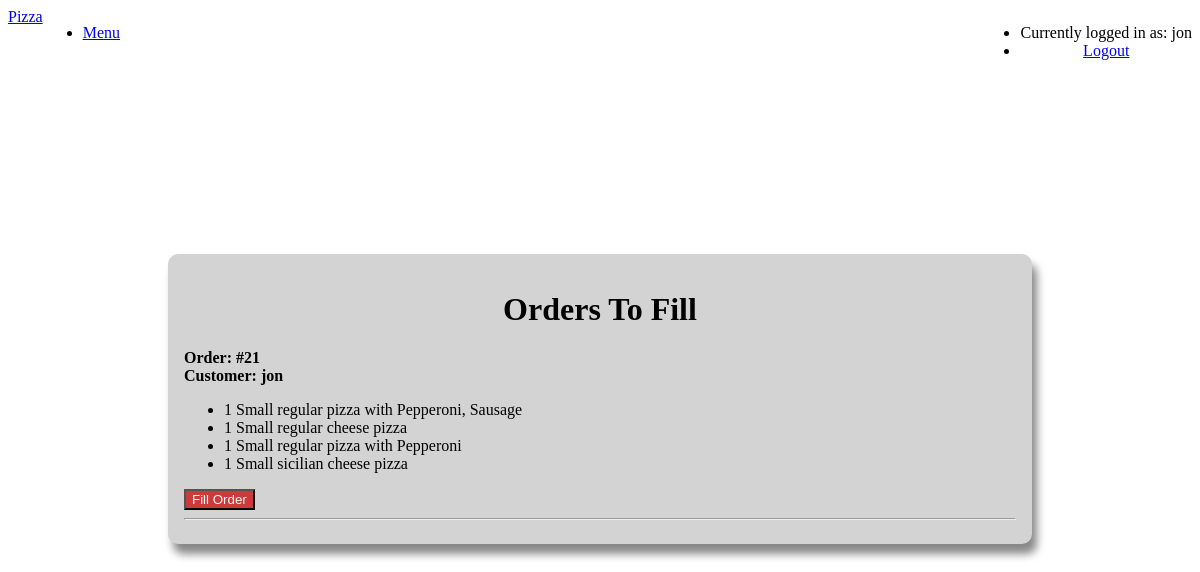
Before: /fill (signed in) with the older database file.
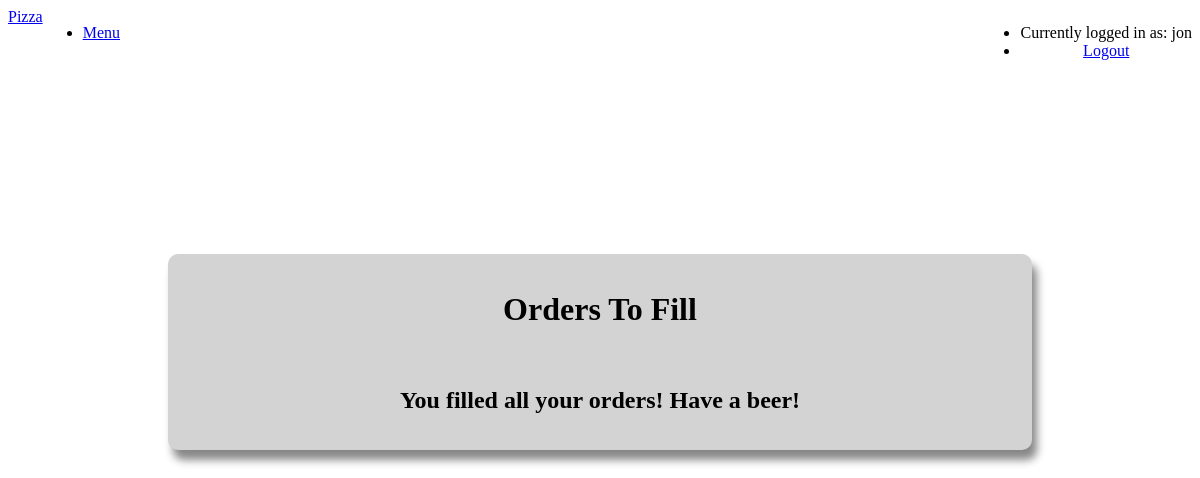
After: the same page with the newer database file.
### orders/models.py (models this page shows, shortened)
class Cart(models.Model):
    user = models.CharField(max_length=64) # will be propogated with session username
    regulars = models.ManyToManyField(RegularItem, blank=True, related_name="regulars")
    sicilians = models.ManyToManyField(SicilianItem, blank=True, related_name="sicilians")
    pastas = models.ManyToManyField(Pasta, blank=True, related_name="pastas")
    ordered = models.BooleanField(default=False)
    completed = models.BooleanField(default=False)

class RegularItem(models.Model):
    regular = models.ForeignKey(Regular, on_delete=models.CASCADE)
    toppings = models.ManyToManyField(Topping, blank=True, related_name="toppings")
    def __str__(self):
        if f"{self.regular.choice}" == "Cheese":
            return f"{self.regular.size} regular cheese pizza"
        else:
            add = ""
            list = self.toppings.all()
            add += f"{list[0]}"
            if len(list) > 1:
                add += f", {list[1]}"
            if len(list) > 2 and len(list) != 5:
                add += f" and {list[2]}"
            if len(list) == 5:
                add += f", {list[2]}, {list[3]} and {list[4]}"
            return f"{self.regular.size} regular pizza with " + add

class Regular(models.Model):
    choice = models.ForeignKey(Choice, on_delete=models.CASCADE) # Number of toppings
    size = models.ForeignKey(Size, on_delete=models.CASCADE)
    price = models.DecimalField(max_digits=5, decimal_places=2)

class Choice(models.Model):
    name = models.CharField(max_length=64)
    def __str__(self):
        return self.name

class Topping(models.Model):
    name = models.CharField(max_length=64)
    def __str__(self):
        return self.name

class Size(models.Model):
    name = models.CharField(max_length=64)
    def __str__(self):
        return self.name

class SicilianItem(models.Model):
    sicilian = models.ForeignKey(Sicilian, on_delete=models.CASCADE)
    toppings = models.ManyToManyField(Topping, blank=True, related_name="sic_toppings")
    def __str__(self):
        if f"{self.sicilian.choice}" == "Cheese":
            return f"{self.sicilian.size} sicilian cheese pizza"

class Sicilian(models.Model):
    choice = models.ForeignKey(Choice, on_delete=models.CASCADE) # Number of topping
    size = models.ForeignKey(Size, on_delete=models.CASCADE)
    price = models.DecimalField(max_digits=5, decimal_places=2)

### orders/views.py (the view)
# urls.py: path("fill", views.fill, name="fill"),
@staff_member_required
def fill(request):
    if request.method == "POST":
        id = int(request.POST["order"])
        ordered = Cart.objects.get(id=id)
        ordered.completed = True
        ordered.save()
    orders = Cart.objects.filter(ordered=True, completed=False)
    context = {
        "orders": orders,
        "user": request.user
    }
    return render(request, "orders/fill.html", context)

### orders/templates/orders/fill.html (shortened to what this page needs)
{% extends "orders/base.html" %}
{% block body %}
<div class="navl pure-menu pure-menu-horizontal">
  <a href="#" class="left pure-menu-heading pure-menu-link">Pizza</a>
  <ul class="pure-menu-list left">
      <li class="pure-menu-item"><a href="{% url 'index' %}" class="pure-menu-link">Menu</a></li>
  </ul>
  <ul class="pure-menu-list right">
      <li class="pure-menu-item"><a class="pure-menu-disabled">Currently logged in as: {{ user.username }}</a></li>
      <li class="pure-menu-item"><a href="{% url 'logout' %}" class="pure-menu-link">Logout</a></li>
  </ul>
</div>
<div class="l-box order checkout">
  <div class="center">
    <h1>Orders To Fill</h1>
  </div>
    {% if orders %}
    {% for order in orders %}
    <a class="bold">Order: #{{ order.id }}</a><br>
    <a class="bold">Customer: {{order.user}}</a>
    <ul>
      {% for item in order.regulars.all %}
      <li>1 {{ item }}</li>
      {% endfor %}
      {% for item in order.sicilians.all %}
      <li>1 {{ item }}</li>
      {% endfor %}
    </ul>
    <form action="{% url 'fill' %}" method="post">{% csrf_token %}
      <button class="pure-button button-red" name="order" value="{{ order.id }}" type="submit">Fill Order</button>
    </form>
    <hr>
    {% endfor %}
    {% else %}
    <div class="center">
      <br>
      <h2>You filled all your orders! Have a beer!</h2>
    </div>
    {% endif %}
</div>
{% endblock %}

Changed rows visible on the page:
removed Cart: id "21", user "jon"
no longer on this page (row unchanged): RegularItem: regular+id "Small regular pizza with Pepperoni, Sausage"
no longer on this page (row unchanged): RegularItem: regular.name "Small regular cheese pizza"
no longer on this page (row unchanged): RegularItem: regular+id "Small regular pizza with Pepperoni"
no longer on this page (row unchanged): SicilianItem: sicilian.name "Small sicilian cheese pizza"
Other visible differences:
text now shown: "You filled all your orders! Have a beer!"
